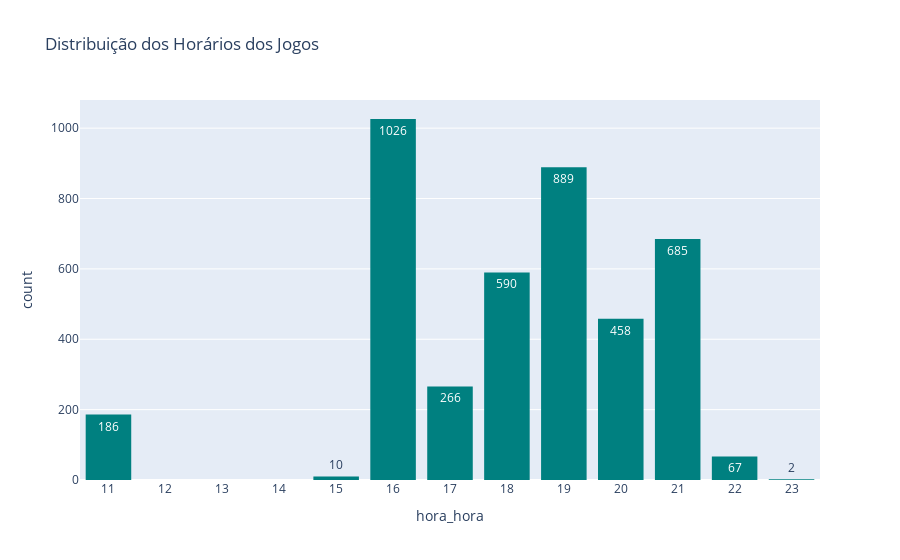

Notebook code cell kept with this figure:
### Code cell
# Vamos pegar só a hora (sem minutos/segundos) para análise
df_modelo['hora_hora'] = df_modelo['data_hora'].dt.hour

fig_horarios = px.histogram(
    df_modelo,
    x="hora_hora",
    nbins=20,
    title="Distribuição dos Horários dos Jogos",
    text_auto=True,
    color_discrete_sequence=["teal"]
)

fig_horarios.update_layout(
    xaxis=dict(tickmode='linear', dtick=1),
    bargap=0.2
)

fig_horarios.show()

### Figure 1 — Plotly figure (JSON) as saved in the notebook; plotly's stock layout.template omitted (floating-point values rounded to 4 significant figures; data arrays with more than 128 entries replaced by an {"elided": "..."} marker saying what was removed)
{"data": [{"bingroup": "x", "hovertemplate": "hora_hora=%{x}<br>count=%{y}<extra></extra>", "legendgroup": "", "marker": {"color": "teal", "pattern": {"shape": ""}}, "name": "", "nbinsx": 20, "orientation": "v", "showlegend": false, "texttemplate": "%{value}", "type": "histogram", "x": {"elided": "4179 int values"}, "xaxis": "x", "yaxis": "y"}], "layout": {"bargap": 0.2, "barmode": "relative", "legend": {"tracegroupgap": 0}, "title": {"text": "Distribuição dos Horários dos Jogos"}, "xaxis": {"anchor": "y", "domain": [0, 1], "dtick": 1, "tickmode": "linear", "title": {"text": "hora_hora"}}, "yaxis": {"anchor": "x", "domain": [0, 1], "title": {"text": "count"}}}}
